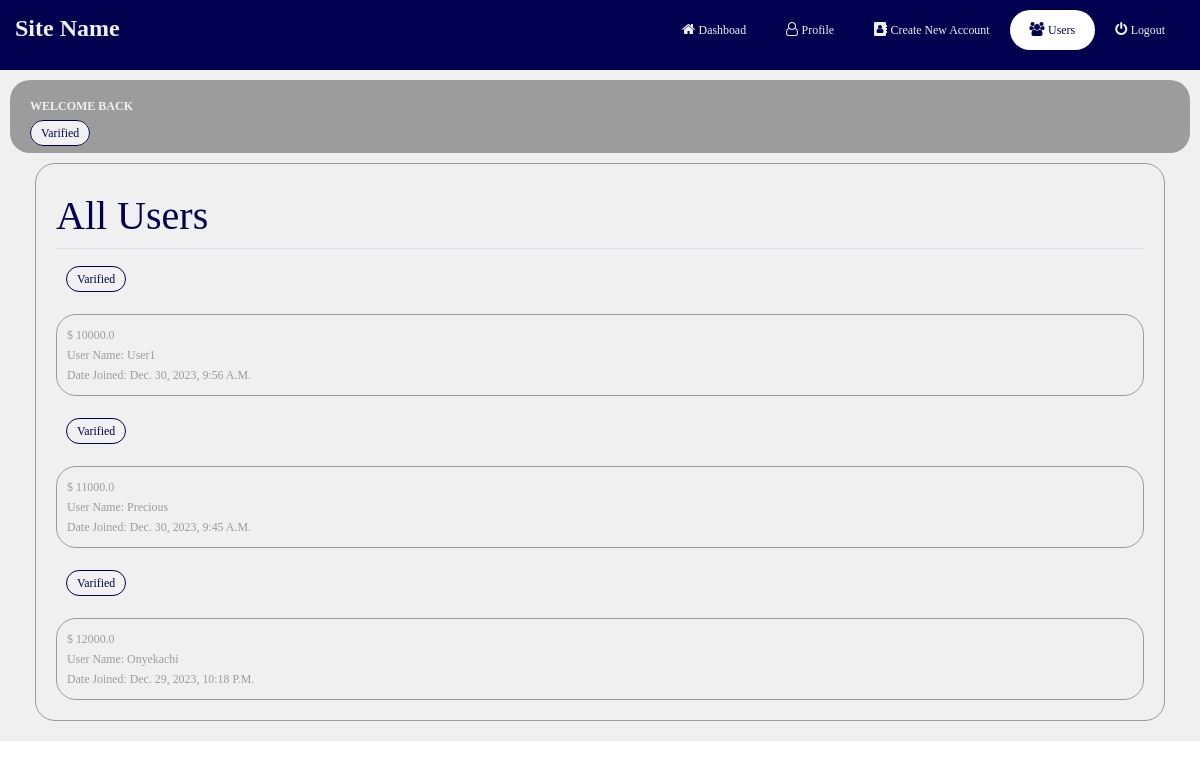
Page /all_users/ on the committed database.
### App/models.py (models this page shows, shortened)
class Users(models.Model):
    user = models.ForeignKey(User, on_delete=models.CASCADE)
    currency = models.CharField(max_length=200)
    phone_number = models.CharField(max_length=20)
    country = models.CharField(max_length=200)
    address = models.CharField(max_length=250)
    date_joined = models.DateTimeField(verbose_name="date joined", auto_now_add=True)
    last_login = models.DateTimeField(verbose_name="last login", auto_now=True)
    balance = models.FloatField(default=0.00, null=True)
    account_number = models.PositiveIntegerField(default=0, null=True)
    account_type = models.CharField(max_length=200)
    bank = models.CharField(max_length=200)
    block = models.BooleanField(default=False)
    gender = models.CharField(max_length=200)

### App/views.py (the view)
# urls.py: path('all_users/', views.All_users, name='all_users'),
def All_users(request):
    users = Users.objects.all().order_by('-id')
    context = {
        'users':users,
    }
    return render(request, 'profile/all_users.html', context)

### template/profile/all_users.html (shortened to what this page needs)
{% extends 'nav_auth/extentions.html' %}
{% load static %}
{% block content %}
<body>
    <div>
        {% include 'nav_auth/links.html' %}
        <section class="col-md-12" id="dashboad_section2">
            <div class="col-md-12 content_proceed">
                <div>
                    <h4 style="color: var(--body-bg);">
                        welcome back {{ request.user.username }}
                    </h4>
                </div>
                <div class="varifile">
                    <small>Varified</small>
                </div>
            </div>
            <div class="col-md-12">
                <div class="content">
                    <div class="border-bottom">
                        <h2>
                            All Users
                        </h2>
                    </div>
                    <div>
                        {% if users %}
                            {% for user in users %}
                                {% if user.user.is_superuser == False %}
                                <div>
                                    <div style="margin: 5px;padding: 5px;">
                                        <div class="proceed">
                                            {% if user.balance >= 1 %}
                                            <div class="varifile">
                                                <small>Varified</small>
                                            </div>
                                            {% else %}
                                            <div>
                                                <a href="{% url 'complete_user' user.id %}">complete user creation</a>
                                            </div>
                                            {% endif %}
                                        </div>
                                    </div>
                                    <a href="{% url 'view_user' user.id %}">
                                        <div class="history">
                                            <small>
                                                $ {{user.balance}}
                                            </small>
                                            <br>
                                            <small>
                                                User Name: {{user.user.username}}
                                            </small>
                                            <br>
                                            <small>
                                                Date joined: {{user.date_joined}}
                                            </small>
                                        </div>
                                    </a>
                                </div>
                                {% endif %}
                            {% endfor %}
                        {% else %}
                        <div>
                            <div class="alert alert-warning text-center">
                                <h3>No User Fund</h3>
                            </div>
                        </div>
                        {% endif %}
                    </div>
                </div>
            </div>
        </section>
    </div>
</body>
{% endblock %}

### template/nav_auth/extentions.html (shortened to what this page needs)
<!DOCTYPE html>
{% load static %}
<html lang="en">
<head>
    <link href="https://cdn.jsdelivr.net/npm/bootstrap@5.3.2/dist/css/bootstrap.min.css" rel="stylesheet"
>
    <link rel="stylesheet" href="{% static 'bootstrap/css/bootstrap.min.css'%}">
    <link rel="stylesheet" href="{% static 'bootstrap/js/bootstrap.min.js'%}">
    <link rel="stylesheet" href="{% static 'font-awesome/css/font-awesome.min.css'%}">
    <link rel="stylesheet" href="{% static 'css.css'%}">
    <link rel="stylesheet" href="{% static 'media.css'%}">
</head>
<body>
    {% block content %}
    {% endblock %}
</body>
</html>

### template/nav_auth/links.html (shortened to what this page needs)
<section class="col-md-12" id="dashboad_section1">
    <div class="menu">
        <div>
            <h3 id="sitename">site name</h3>
        </div>
        <div class="menu_links">
            <ul>
                <li>
                    <a href="{% url 'dashboard' %}" {% if '/dashboard/' == request.path %} class="active" {% endif %}>
                        <i class="fa fa-home"></i>
                        <small>dashboad</small>
                    </a>
                </li>
                <li>
                    <a href="{% url 'view_profile' %}" {% if '/view_profile/' == request.path %} class="active" {% endif %}>
                        <i class="fa fa-user-o"></i>
                        <small>profile</small>
                    </a>
                </li>
                <li>
                    <a href="{% url 'create_new_user' %}" {% if '/create_new_user/' == request.path %} class="active" {% endif %}>
                        <i class="fa fa-address-book"></i>
                        <small>Create New Account</small>
                    </a>
                </li>
                <li>
                    <a href="{% url 'all_users' %}" {% if '/all_users/' == request.path %} class="active" {% endif %}>
                        <i class="fa fa-users"></i>
                        <small>Users</small>
                    </a>
                </li>
                <li>
                    <a href="{% url 'logout' %}" {% if '/logout/' == request.path %} class="active" {% endif %}>
                        <i class="fa fa-power-off"></i>
                        <small>logout</small>
                    </a>
                </li>
            </ul>
        </div>
    </div>
</section>

### static/css.css (style rules this page uses)
* { margin: 0px; padding: 0px; box-sizing: border-box; font-family: 'Arial Narrow'; }
:root { --button-bg: rgb(0, 0, 78); --button-color: #f1f1f1; --body-bg: rgb(240, 240, 240); --body-border: rgb(156, 156, 156); --body-color: rgb(0, 0, 78); --dack: rgb(14, 13, 13); }
.content_proceed { border-radius: 20px; padding: 10px 20px; background-color: var(--body-border); text-transform: capitalize; transition: 0.2s; }
.varifile small { background-color: var(--button-color); color: var(--button-bg); text-decoration: none; border:1px solid var(--button-bg); padding: 5px 10px; border-radius: 20px; }
.proceed { padding: 10px 0px; }
.history { border:1px solid var(--body-border); padding: 10px 10px; border-radius: 20px; text-transform: capitalize; transition: 0.2s; margin: 10px 0; }
.history { color: var(--body-border); text-decoration: none; }
h2 { color: var(--body-color); font-size: 4rem; }
h3 { text-transform: capitalize; font-weight: 700; line-height: 16px; }
h4 { text-transform: uppercase; font-weight: bolder; font-size: 12px; color: var(--dack); }
#dashboad_section1 { background-color: var(--button-bg); color: var(--button-color); }
.menu { display: flex; justify-content: space-between; }
.menu_links ul { display: flex; text-decoration: none; }
.menu_links ul li { display: flex; padding: 10px 0; }
.menu_links ul li a { text-decoration: none; padding: 10px 20px; text-transform: capitalize; color: var(--button-color); transform: 0.2s; }
.menu_links ul li a.active { background-color: white; border-radius: 20px; color: var(--button-bg); }
#dashboad_section2 { background-color: var(--body-bg); padding: 10px; }
.content { border: 1px solid var(--body-border); border-radius: 20px; padding: 10px 20px; margin: 10px 10px; height: 200px auto; }

### rows in the picture
Users: shows "Varified", balance "10000.0", user.username "User1", date_joined "Dec. 30, 2023, 9:56 A.m."
Users: shows "Varified", balance "11000.0", user.username "Precious", date_joined "Dec. 30, 2023, 9:45 A.m."
Users: shows "Varified", balance "12000.0", user.username "Onyekachi", date_joined "Dec. 29, 2023, 10:18 P.m."
